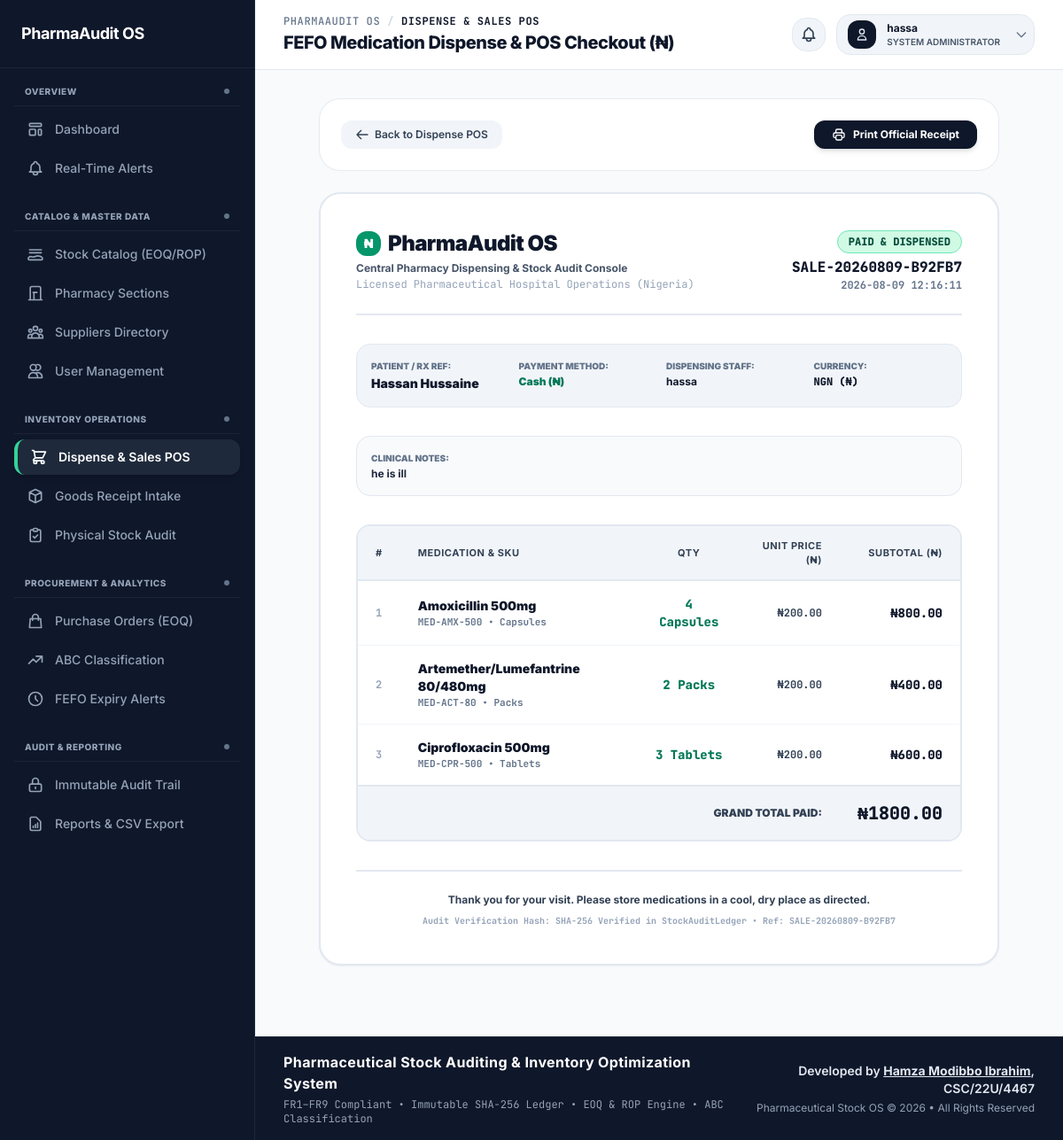
Page /dispense/receipt/SALE-20260809-B92FB7/ (signed in) on the committed database.
### app/models.py (models this page shows, shortened)
class CustomUser(AbstractUser):
    ROLE_CHOICES = (
        ('ADMIN', 'System Administrator'),
        ('PHARMACIST', 'Pharmacist'),
        ('MANAGER', 'Inventory Manager'),
    )
    username = None
    email = models.EmailField('email address', unique=True)
    first_name = models.CharField(max_length=150, blank=True)
    last_name = models.CharField(max_length=150, blank=True)
    role = models.CharField(max_length=20, choices=ROLE_CHOICES, default='PHARMACIST')
    USERNAME_FIELD = 'email'
    REQUIRED_FIELDS = []
    objects = CustomUserManager()
    @property
    def is_admin(self):
        return self.role == 'ADMIN' or self.is_superuser

class SalesTransaction(models.Model):
    PAYMENT_METHODS = (
        ('CASH', 'Cash (₦)'),
        ('POS_CARD', 'POS / Debit Card (₦)'),
        ('TRANSFER', 'Bank Transfer (₦)'),
        ('INSURANCE', 'Health Insurance / HMO'),
    )
    transaction_ref = models.CharField(max_length=50, unique=True, editable=False)
    pharmacist = models.ForeignKey(CustomUser, on_delete=models.SET_NULL, null=True, blank=True)
    total_amount_naira = models.DecimalField(max_digits=12, decimal_places=2, default=0.00)
    payment_method = models.CharField(max_length=20, choices=PAYMENT_METHODS, default='CASH')
    patient_info = models.CharField(max_length=255, blank=True, help_text="Patient name or prescription reference")
    notes = models.TextField(blank=True)
    created_at = models.DateTimeField(auto_now_add=True)
    updated_at = models.DateTimeField(auto_now=True)
    class Meta:
        ordering = ['-created_at']

class SalesTransactionItem(models.Model):
    sales_transaction = models.ForeignKey(SalesTransaction, on_delete=models.CASCADE, related_name='items')
    medication = models.ForeignKey(Medication, on_delete=models.SET_NULL, null=True)
    quantity_sold = models.PositiveIntegerField()
    unit_price_naira = models.DecimalField(max_digits=10, decimal_places=2)
    subtotal_naira = models.DecimalField(max_digits=12, decimal_places=2)
    class Meta:
        ordering = ['-sales_transaction__created_at', 'medication__name']

class Medication(models.Model):
    name = models.CharField(max_length=200)
    sku = models.CharField(max_length=50, unique=True)
    section = models.ForeignKey(PharmacySection, on_delete=models.CASCADE, related_name='medications')
    supplier = models.ForeignKey(Supplier, on_delete=models.SET_NULL, null=True, blank=True, related_name='medications')
    unit = models.CharField(max_length=50, default='Tablets')
    unit_cost = models.DecimalField(max_digits=10, decimal_places=2, default=100.00, help_text="Unit purchase price in Nigerian Naira")
    selling_price_per_unit = models.DecimalField(max_digits=10, decimal_places=2, default=200.00, help_text="Selling price per unit in Nigerian Naira")
    annual_demand = models.PositiveIntegerField(default=3600, help_text="Configured annual demand units")
    ordering_cost = models.DecimalField(max_digits=10, decimal_places=2, default=500.00, help_text="Ordering cost S per PO in Nigerian Naira")
    holding_cost = models.DecimalField(max_digits=10, decimal_places=2, default=20.00, help_text="Annual holding cost H per unit in Nigerian Naira")
    daily_consumption = models.PositiveIntegerField(default=10, help_text="Average daily usage units")
    lead_time_days = models.PositiveIntegerField(default=7, help_text="Supplier lead time in days")
    safety_stock = models.PositiveIntegerField(default=50, help_text="Safety stock (Minimum Level)")
    max_level = models.PositiveIntegerField(default=500, help_text="Maximum capacity limit")
    created_at = models.DateTimeField(auto_now_add=True)
    updated_at = models.DateTimeField(auto_now=True)
    class Meta:
        ordering = ['name']

### app/views.py (the view, shortened to what this page needs)
# urls.py: path('dispense/receipt/<str:transaction_ref>/', views.sales_receipt_view, name='sales_receipt'),
@login_required
def sales_receipt_view(request, transaction_ref):
    sales_tx = get_object_or_404(SalesTransaction.objects.prefetch_related('items__medication'), transaction_ref=transaction_ref)
    return render(request, 'inventory/sales_receipt.html', {'transaction': sales_tx})

### app/templates/inventory/sales_receipt.html (shortened to what this page needs)
{% extends 'base.html' %}
{% block main_content %}
<div class="max-w-3xl mx-auto space-y-6 animate-fade-in">
    <div class="flex items-center justify-between no-print bg-white border border-slate-200/80 p-4 sm:p-6 rounded-3xl shadow-xs">
        <a href="{% url 'fefo_dispense' %}" class="px-4 py-2 bg-slate-100 hover:bg-slate-200 text-slate-700 font-semibold text-xs rounded-xl transition flex items-center space-x-1.5">
            <svg class="w-4 h-4" fill="none" stroke="currentColor" viewBox="0 0 24 24"><path stroke-linecap="round" stroke-linejoin="round" stroke-width="2" d="M10 19l-7-7m0 0l7-7m-7 7h18"/></svg>
            <span>Back to Dispense POS</span>
        </a>
        <button onclick="window.print()" class="px-5 py-2 bg-slate-900 hover:bg-slate-800 text-white font-bold text-xs rounded-xl shadow-md transition flex items-center space-x-2">
            <span>Print Official Receipt</span>
        </button>
    </div>
    <div class="bg-white border-2 border-slate-200 rounded-3xl p-6 sm:p-10 shadow-sm space-y-8 print:border-none print:shadow-none print:p-0">
        <div class="flex flex-col sm:flex-row sm:items-start justify-between border-b-2 border-slate-200 pb-6 gap-4">
            <div>
                <div class="flex items-center space-x-2 mb-1">
                    <span class="w-7 h-7 rounded-xl bg-emerald-600 text-white font-black text-sm flex items-center justify-center">₦</span>
                    <h1 class="text-xl sm:text-2xl font-black tracking-tight text-slate-900">PharmaAudit OS</h1>
                </div>
                <p class="text-xs font-bold text-slate-600">Central Pharmacy Dispensing & Stock Audit Console</p>
                <p class="text-xs text-slate-400 font-mono mt-0.5">Licensed Pharmaceutical Hospital Operations (Nigeria)</p>
            </div>
            <div class="sm:text-right">
                <span class="inline-flex items-center px-3 py-1 rounded-full text-xs font-mono font-black bg-emerald-100 text-emerald-900 border border-emerald-300 uppercase">
                    Paid & Dispensed
                </span>
                <h3 class="text-base font-black font-mono text-slate-900 mt-1">{{ transaction.transaction_ref }}</h3>
                <p class="text-xs font-bold text-slate-500 font-mono">{{ transaction.created_at|date:"Y-m-d H:i:s" }}</p>
            </div>
        </div>
        <div class="grid grid-cols-2 sm:grid-cols-4 gap-4 p-4 bg-slate-100 rounded-2xl border border-slate-200 text-xs font-bold">
            <div>
                <span class="text-slate-500 uppercase text-[10px] font-black">Patient / Rx Ref:</span>
                <p class="font-black text-slate-900 mt-0.5 text-sm">{{ transaction.patient_info|default:"Walk-in Patient" }}</p>
            </div>
            <div>
                <span class="text-slate-500 uppercase text-[10px] font-black">Payment Method:</span>
                <p class="font-black text-emerald-700 mt-0.5 text-xs">{{ transaction.get_payment_method_display }}</p>
            </div>
            <div>
                <span class="text-slate-500 uppercase text-[10px] font-black">Dispensing Staff:</span>
                <p class="font-bold text-slate-900 mt-0.5 text-xs">{{ transaction.pharmacist.first_name|default:transaction.pharmacist.email }}</p>
            </div>
            <div>
                <span class="text-slate-500 uppercase text-[10px] font-black">Currency:</span>
                <p class="font-mono font-black text-slate-900 mt-0.5 text-xs">NGN (₦)</p>
            </div>
        </div>
        {% if transaction.notes %}
        <div class="p-4 bg-slate-50 rounded-2xl border border-slate-200 text-xs">
            <span class="text-slate-500 uppercase text-[10px] font-black">Clinical Notes:</span>
            <p class="text-slate-800 mt-0.5 font-bold">{{ transaction.notes }}</p>
        </div>
        {% endif %}
        <div class="overflow-x-auto rounded-2xl border-2 border-slate-200">
            <table class="w-full text-left text-xs">
                <thead class="bg-slate-100 text-slate-700 font-black uppercase tracking-wider text-[11px] border-b-2 border-slate-200">
                    <tr>
                        <th class="px-5 py-3.5">#</th>
                        <th class="px-5 py-3.5">Medication & SKU</th>
                        <th class="px-5 py-3.5 text-center">Qty</th>
                        <th class="px-5 py-3.5 text-right">Unit Price (₦)</th>
                        <th class="px-5 py-3.5 text-right">Subtotal (₦)</th>
                    </tr>
                </thead>
                <tbody class="divide-y divide-slate-100 text-slate-800 font-bold">
                    {% for item in transaction.items.all %}
                    <tr class="hover:bg-slate-50/50">
                        <td class="px-5 py-4 font-mono text-slate-400 font-bold">{{ forloop.counter }}</td>
                        <td class="px-5 py-4">
                            <p class="font-black text-slate-900 text-sm">{{ item.medication.name }}</p>
                            <p class="font-mono text-[11px] text-slate-500 font-bold">{{ item.medication.sku }} • {{ item.medication.unit }}</p>
                        </td>
                        <td class="px-5 py-4 text-center font-mono font-black text-emerald-700 text-sm">
                            {{ item.quantity_sold }} {{ item.medication.unit }}
                        </td>
                        <td class="px-5 py-4 text-right font-mono font-bold text-slate-700">
                            ₦{{ item.unit_price_naira|floatformat:2 }}
                        </td>
                        <td class="px-5 py-4 text-right font-mono font-black text-slate-900 text-sm">
                            ₦{{ item.subtotal_naira|floatformat:2 }}
                        </td>
                    </tr>
                    {% endfor %}
                </tbody>
                <tfoot class="bg-slate-100 border-t-2 border-slate-200 font-black text-xs">
                    <tr>
                        <td colspan="4" class="px-5 py-4 text-right uppercase text-slate-700 font-black">Grand Total Paid:</td>
                        <td class="px-5 py-4 text-right font-mono text-xl text-slate-900 font-black">
                            ₦{{ transaction.total_amount_naira|floatformat:2 }}
                        </td>
                    </tr>
                </tfoot>
            </table>
        </div>
        <div class="border-t-2 border-slate-200 pt-6 text-center space-y-2 text-slate-500 text-xs font-bold">
            <p class="text-slate-700">Thank you for your visit. Please store medications in a cool, dry place as directed.</p>
            <p class="font-mono text-[10px] text-slate-400">Audit Verification Hash: SHA-256 Verified in StockAuditLedger • Ref: {{ transaction.transaction_ref }}</p>
        </div>
    </div>
</div>
{% endblock %}

### app/templates/navbar.html (shortened to what this page needs)
<header
  class="border-b border-slate-200 px-6 lg:px-8 py-4 flex flex-col sm:flex-row sm:items-center justify-between gap-4 bg-white/95 backdrop-blur-md sticky top-0 z-40 shadow-xs"
>
  <div>
    <div
      class="flex items-center space-x-2 text-xs font-mono font-medium text-slate-500 uppercase tracking-wider"
    >
      <span>PharmaAudit OS</span>
      <span class="text-slate-300">/</span>
      <span class="text-slate-900 font-bold">
        {% if current_url == 'dashboard' %}Dashboard{% elif current_url == 'fefo_dispense' or current_url == 'sales_receipt' %}Dispense & Sales POS{% elif current_url == 'medications_list' or current_url == 'add_medication' %}Stock Catalog{% elif current_url == 'sections_list' %}Pharmacy Sections{% elif current_url == 'suppliers_list' %}Suppliers Directory{% elif current_url == 'manage_users' %}User Management{% elif current_url == 'receive_batch' %}Goods Receipt Intake{% elif current_url == 'stock_adjustment' %}Physical Stock Audit{% elif current_url == 'purchase_orders' or current_url == 'auto_generate_draft_po' or current_url == 'approve_po' %}Purchase Orders{% elif current_url == 'abc_classification' %}ABC Classification{% elif current_url == 'expiries_monitoring' or current_url == 'quarantine_batch' %}FEFO Expiry Alerts{% elif current_url == 'stock_audit_ledger' %}Immutable Audit Trail{% elif current_url == 'reports' or current_url == 'export_report_csv' %}Reports{% elif request.resolver_match.namespace == 'notifications' %}Real-Time Alerts{% else %}Overview{% endif %}
      </span>
    </div>
    <h2 class="text-xl font-extrabold tracking-tight text-slate-900 mt-0.5">
      {% if current_url == 'dashboard' %}Dashboard Overview{% elif current_url == 'fefo_dispense' or current_url == 'sales_receipt' %}FEFO Medication Dispense & POS Checkout (₦){% elif current_url == 'medications_list' or current_url == 'add_medication' %}Stock Catalog (EOQ & ROP){% elif current_url == 'sections_list' %}Pharmacy Sections & Locations{% elif current_url == 'suppliers_list' %}Pharmaceutical Suppliers Directory{% elif current_url == 'manage_users' %}User Roles & Provisioning Console{% elif current_url == 'receive_batch' %}Goods Receipt Intake{% elif current_url == 'stock_adjustment' %}Physical Stock Audit{% elif current_url == 'purchase_orders' or current_url == 'auto_generate_draft_po' or current_url == 'approve_po' %}Purchase Orders (EOQ Guidance){% elif current_url == 'abc_classification' %}ABC Inventory Classification{% elif current_url == 'expiries_monitoring' or current_url == 'quarantine_batch' %}FEFO Expiry Alerts & Isolation{% elif current_url == 'stock_audit_ledger' %}Immutable SHA-256 Audit Trail{% elif current_url == 'reports' or current_url == 'export_report_csv' %}Inventory Reports & CSV Export{% elif request.resolver_match.namespace == 'notifications' %}Real-Time Notifications & System Alerts{% else %}System Console{% endif %}
    </h2>
  </div>
  <div class="relative flex items-center space-x-3 flex-shrink-0">
    <div class="relative">
      <button
        id="notifyDropdownBtn"
        onclick="toggleNotifyDropdown(event)"
        class="relative p-2 bg-slate-100 hover:bg-slate-200/80 text-slate-700 hover:text-slate-900 border border-slate-200 rounded-2xl transition focus:outline-none flex items-center justify-center"
        aria-label="Notifications"
        title="Notifications"
      >
      </button>
    </div>
    <button
      id="userDropdownBtn"
      onclick="toggleUserDropdown(event)"
      class="flex items-center space-x-3 p-1.5 pl-3 bg-slate-100 hover:bg-slate-200/80 border border-slate-200 rounded-2xl transition-all duration-200 focus:outline-none focus:ring-2 focus:ring-slate-400 group"
      aria-expanded="false"
      aria-haspopup="true"
    >
      <div
        class="w-8 h-8 bg-slate-900 text-white font-bold flex items-center justify-center rounded-xl shadow-xs group-hover:scale-105 transition-transform flex-shrink-0 text-sm"
      >
        <svg
          class="w-4 h-4 text-slate-200"
          fill="none"
          stroke="currentColor"
          viewBox="0 0 24 24"
        >
          <path
            stroke-linecap="round"
            stroke-linejoin="round"
            stroke-width="2"
            d="M16 7a4 4 0 11-8 0 4 4 0 018 0zM12 14a7 7 0 00-7 7h14a7 7 0 00-7-7z"
          />
        </svg>
      </div>
      <div class="text-left text-xs leading-tight pr-1">
        <p class="font-bold text-slate-900 truncate max-w-[150px]">
          {{ user.first_name|default:user.username|default:user.email }}
        </p>
        <span
          class="inline-block text-[10px] font-semibold text-slate-600 uppercase mt-0.5"
        >
          {{ user.get_role_display|default:"Pharmacist" }}
        </span>
      </div>
      <svg
        class="w-4 h-4 text-slate-500 transition-transform duration-200 ml-1"
        id="userDropdownChevron"
        fill="none"
        stroke="currentColor"
        viewBox="0 0 24 24"
      >
        <path
          stroke-linecap="round"
          stroke-linejoin="round"
          stroke-width="2"
          d="M19 9l-7 7-7-7"
        />
      </svg>
    </button>
  </div>
</header>

### app/templates/base.html (style rules this page uses)
body { font-family: "Inter", sans-serif; background: #f8fafc; }
.font-mono { font-family: "JetBrains Mono", monospace; }

### rows in the picture
CustomUser: first_name "hassa", role "SYSTEM ADMINISTRATOR"
SalesTransactionItem: medication.name "Amoxicillin 500mg", medication.sku "MED-AMX-500", medication.unit "Capsules", quantity_sold "4", unit_price_naira "200.00", subtotal_naira "800.00"
SalesTransactionItem: medication.name "Artemether/Lumefantrine 80/480mg", medication.sku "MED-ACT-80", medication.unit "Packs", quantity_sold "2", unit_price_naira "200.00", subtotal_naira "400.00"
SalesTransactionItem: medication.name "Ciprofloxacin 500mg", medication.sku "MED-CPR-500", medication.unit "Tablets", quantity_sold "3", unit_price_naira "200.00", subtotal_naira "600.00"
